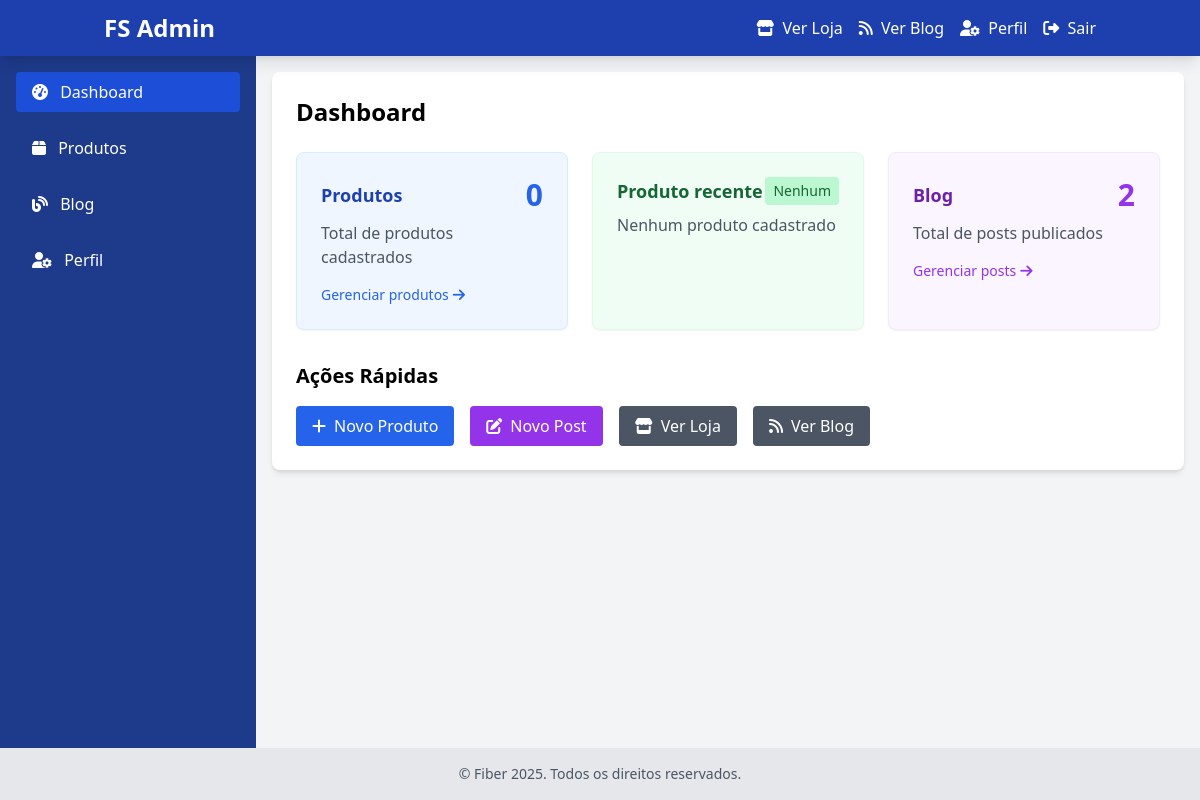
Page /admin (signed in) on the earlier database version.
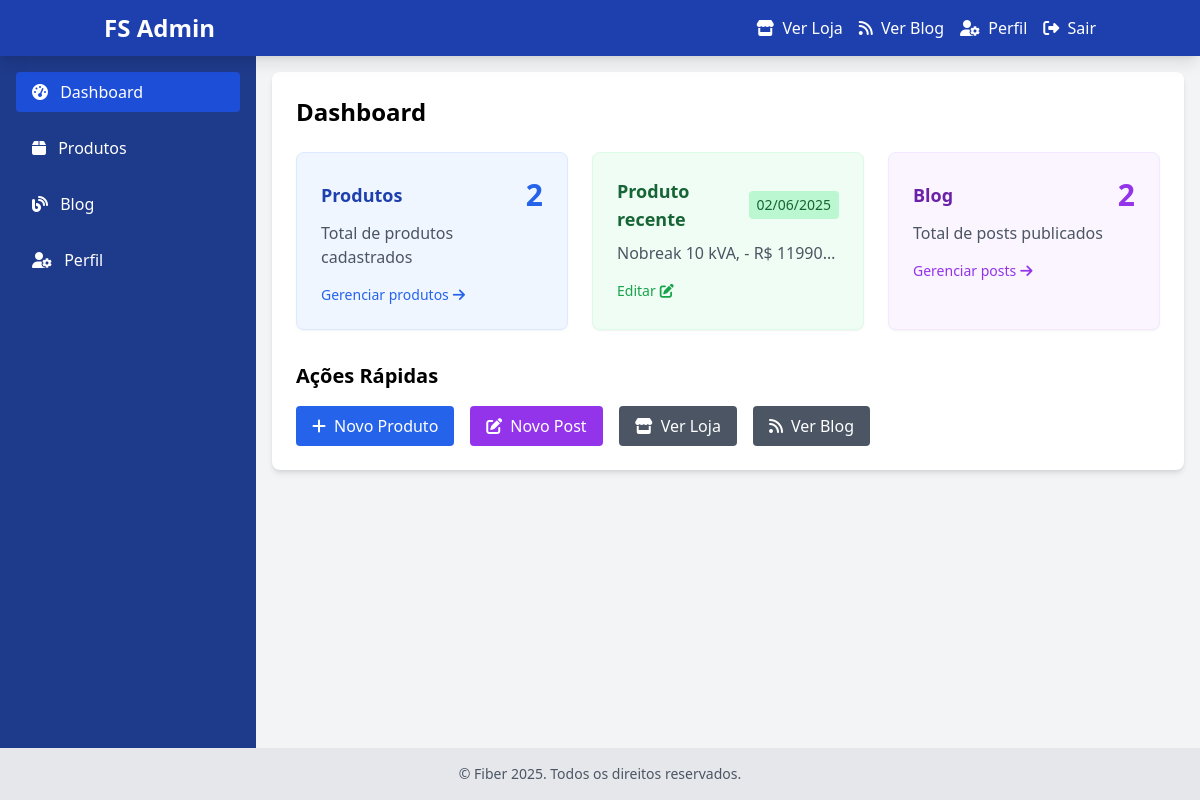
Same page on the later database version.
### app/models.py (models this page shows, shortened)
class Product(db.Model):
    id = db.Column(db.Integer, primary_key=True)
    name = db.Column(db.String(100), nullable=False)
    description = db.Column(db.Text)
    price = db.Column(db.Float, nullable=False)
    old_price = db.Column(db.Float)
    image = db.Column(db.String(255), nullable=False, default='services-1.png')
    created_at = db.Column(db.DateTime, default=datetime.utcnow)
    updated_at = db.Column(db.DateTime, default=datetime.utcnow, onupdate=datetime.utcnow)
    active = db.Column(db.Boolean, default=True)

### app/routes.py (the view)
    @login_required
    def decorated_function(*args, **kwargs):
        if not current_user.is_admin:
            flash('Acesso negado. Você precisa ser um administrador.', 'error')
            return redirect(url_for('main.login'))
        return f(*args, **kwargs)

### app/__init__.py (called while the page is built)
@login_manager.user_loader
def load_user(user_id):
    return User.query.get(int(user_id))

### app/routes.py (called while the page is built)
@main.app_context_processor
def inject_current_year():
    return {'current_year': datetime.now().year}

@main.app_template_filter('format_currency')
def format_currency(value):
    if value is None:
        return "R$ 0,00"
    return f"R$ {value:.2f}".replace('.', ',')

def admin_required(f):
    @login_required
    def decorated_function(*args, **kwargs):
        if not current_user.is_admin:
            flash('Acesso negado. Você precisa ser um administrador.', 'error')
            return redirect(url_for('main.login'))
        return f(*args, **kwargs)
    decorated_function.__name__ = f.__name__
    return decorated_function

### app/templates/admin/dashboard.html (shortened to what this page needs)
{% extends "admin/base.html" %}
{% block content %}
    <h1 class="text-2xl font-bold mb-4 sm:mb-6 text-center sm:text-left">Dashboard</h1>
    <div class="grid grid-cols-1 gap-4 sm:gap-6 md:grid-cols-2 lg:grid-cols-3">
        <div class="bg-blue-50 p-4 sm:p-6 rounded-lg shadow-sm border border-blue-100">
            <div class="flex items-center justify-between">
                <h2 class="text-lg font-semibold text-blue-800">Produtos</h2>
                <span class="text-2xl sm:text-3xl font-bold text-blue-600">{{ product_count }}</span>
            </div>
            <p class="text-gray-600 mt-2 text-sm sm:text-base">Total de produtos cadastrados</p>
            <div class="mt-4">
                <a href="{{ url_for('main.admin_products') }}" class="text-blue-600 hover:text-blue-800 text-sm flex items-center">
                    Gerenciar produtos <i class="fas fa-arrow-right ml-1"></i>
                </a>
            </div>
        </div>
        <div class="bg-green-50 p-4 sm:p-6 rounded-lg shadow-sm border border-green-100">
            <div class="flex items-center justify-between">
                <h2 class="text-lg font-semibold text-green-800">Produto recente</h2>
                <span class="text-xs sm:text-sm bg-green-200 text-green-800 px-2 py-1 rounded">{{ latest_product.created_at.strftime('%d/%m/%Y') if latest_product else 'Nenhum' }}</span>
            </div>
            <p class="text-gray-600 mt-2 text-sm sm:text-base truncate">{% if latest_product %}{{ latest_product.name }} - {{ latest_product.price|format_currency }}{% else %}Nenhum produto cadastrado{% endif %}</p>
            {% if latest_product %}
                <div class="mt-4">
                    <a href="{{ url_for('main.edit_product', id=latest_product.id) }}" class="text-green-600 hover:text-green-800 text-sm flex items-center">
                        Editar <i class="fas fa-edit ml-1"></i>
                    </a>
                </div>
            {% endif %}
        </div>
        <div class="bg-purple-50 p-4 sm:p-6 rounded-lg shadow-sm border border-purple-100">
            <div class="flex items-center justify-between">
                <h2 class="text-lg font-semibold text-purple-800">Blog</h2>
                <span class="text-2xl sm:text-3xl font-bold text-purple-600">{{ post_count }}</span>
            </div>
            <p class="text-gray-600 mt-2 text-sm sm:text-base">Total de posts publicados</p>
            <div class="mt-4">
                <a href="{{ url_for('main.admin_blog_posts') }}" class="text-purple-600 hover:text-purple-800 text-sm flex items-center">
                    Gerenciar posts <i class="fas fa-arrow-right ml-1"></i>
                </a>
            </div>
        </div>
    </div>
    <div class="mt-6 sm:mt-8">
        <h2 class="text-xl font-bold mb-3 sm:mb-4 text-center sm:text-left">Ações Rápidas</h2>
        <div class="flex flex-wrap justify-center sm:justify-start gap-3 sm:gap-4">
            <a href="{{ url_for('main.new_product') }}" class="bg-blue-600 hover:bg-blue-700 text-white px-3 sm:px-4 py-2 rounded flex items-center transition duration-300">
                <i class="fas fa-plus mr-1 sm:mr-2"></i> <span>Novo Produto</span>
            </a>
            <a href="{{ url_for('main.new_blog_post') }}" class="bg-purple-600 hover:bg-purple-700 text-white px-3 sm:px-4 py-2 rounded flex items-center transition duration-300">
                <i class="fas fa-edit mr-1 sm:mr-2"></i> <span>Novo Post</span>
            </a>
            <a href="{{ url_for('main.loja') }}" target="_blank" class="bg-gray-600 hover:bg-gray-700 text-white px-3 sm:px-4 py-2 rounded flex items-center transition duration-300">
                <i class="fas fa-store mr-1 sm:mr-2"></i> <span>Ver Loja</span>
            </a>
            <a href="{{ url_for('main.blog') }}" target="_blank" class="bg-gray-600 hover:bg-gray-700 text-white px-3 sm:px-4 py-2 rounded flex items-center transition duration-300">
                <i class="fas fa-rss mr-1 sm:mr-2"></i> <span>Ver Blog</span>
            </a>
        </div>
    </div>
{% endblock %}

Differences in the rows shown:
added Product: created_at "02/06/2025", name "Nobreak 10 kVA,", price "R$ 11990…"
Other differences:
{{ product_count }}: "0" → "2"
text no longer shown: "Nenhum Nenhum produto cadastrado"
text now shown: "- Editar"
